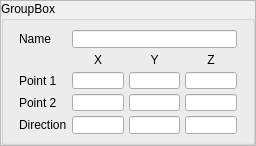
<?xml version="1.0" encoding="UTF-8"?>
<ui version="4.0">
 <class>wplane</class>
 <widget class="QWidget" name="wplane">
  <property name="geometry">
   <rect>
    <x>0</x>
    <y>0</y>
    <width>256</width>
    <height>146</height>
   </rect>
  </property>
  <property name="sizePolicy">
   <sizepolicy hsizetype="Preferred" vsizetype="Fixed">
    <horstretch>0</horstretch>
    <verstretch>0</verstretch>
   </sizepolicy>
  </property>
  <property name="minimumSize">
   <size>
    <width>0</width>
    <height>146</height>
   </size>
  </property>
  <property name="maximumSize">
   <size>
    <width>16777215</width>
    <height>146</height>
   </size>
  </property>
  <property name="windowTitle">
   <string>Form</string>
  </property>
  <layout class="QGridLayout" name="gridLayout">
   <property name="leftMargin">
    <number>0</number>
   </property>
   <property name="topMargin">
    <number>0</number>
   </property>
   <property name="rightMargin">
    <number>0</number>
   </property>
   <property name="bottomMargin">
    <number>0</number>
   </property>
   <property name="spacing">
    <number>0</number>
   </property>
   <item row="0" column="0">
    <widget class="QFrame" name="frame">
     <property name="frameShape">
      <enum>QFrame::StyledPanel</enum>
     </property>
     <property name="frameShadow">
      <enum>QFrame::Raised</enum>
     </property>
     <layout class="QGridLayout" name="gridLayout_2">
      <property name="leftMargin">
       <number>0</number>
      </property>
      <property name="topMargin">
       <number>0</number>
      </property>
      <property name="rightMargin">
       <number>0</number>
      </property>
      <property name="bottomMargin">
       <number>0</number>
      </property>
      <property name="spacing">
       <number>0</number>
      </property>
      <item row="0" column="0">
       <widget class="QGroupBox" name="groupBox">
        <property name="title">
         <string>GroupBox</string>
        </property>
        <layout class="QGridLayout" name="gridLayout_4">
         <property name="leftMargin">
          <number>6</number>
         </property>
         <property name="topMargin">
          <number>6</number>
         </property>
         <property name="rightMargin">
          <number>6</number>
         </property>
         <property name="bottomMargin">
          <number>6</number>
         </property>
         <item row="0" column="0">
          <layout class="QGridLayout" name="gridLayout_3">
           <property name="sizeConstraint">
            <enum>QLayout::SetDefaultConstraint</enum>
           </property>
           <property name="leftMargin">
            <number>9</number>
           </property>
           <property name="topMargin">
            <number>3</number>
           </property>
           <property name="rightMargin">
            <number>9</number>
           </property>
           <property name="bottomMargin">
            <number>3</number>
           </property>
           <property name="spacing">
            <number>5</number>
           </property>
           <item row="0" column="0">
            <widget class="QLabel" name="LName">
             <property name="text">
              <string>Name</string>
             </property>
            </widget>
           </item>
           <item row="0" column="1" colspan="3">
            <widget class="QLineEdit" name="LEName">
             <property name="readOnly">
              <bool>true</bool>
             </property>
            </widget>
           </item>
           <item row="1" column="1">
            <widget class="QLabel" name="LX">
             <property name="sizePolicy">
              <sizepolicy hsizetype="Preferred" vsizetype="Fixed">
               <horstretch>0</horstretch>
               <verstretch>0</verstretch>
              </sizepolicy>
             </property>
             <property name="text">
              <string>X</string>
             </property>
             <property name="alignment">
              <set>Qt::AlignCenter</set>
             </property>
            </widget>
           </item>
           <item row="1" column="2">
            <widget class="QLabel" name="LY">
             <property name="sizePolicy">
              <sizepolicy hsizetype="Preferred" vsizetype="Fixed">
               <horstretch>0</horstretch>
               <verstretch>0</verstretch>
              </sizepolicy>
             </property>
             <property name="text">
              <string>Y</string>
             </property>
             <property name="alignment">
              <set>Qt::AlignCenter</set>
             </property>
            </widget>
           </item>
           <item row="1" column="3">
            <widget class="QLabel" name="LZ">
             <property name="sizePolicy">
              <sizepolicy hsizetype="Preferred" vsizetype="Fixed">
               <horstretch>0</horstretch>
               <verstretch>0</verstretch>
              </sizepolicy>
             </property>
             <property name="text">
              <string>Z</string>
             </property>
             <property name="alignment">
              <set>Qt::AlignCenter</set>
             </property>
            </widget>
           </item>
           <item row="2" column="0">
            <widget class="QLabel" name="LPoint1">
             <property name="text">
              <string>Point 1</string>
             </property>
            </widget>
           </item>
           <item row="2" column="1">
            <widget class="QLineEdit" name="LEP1X">
             <property name="readOnly">
              <bool>true</bool>
             </property>
            </widget>
           </item>
           <item row="2" column="2">
            <widget class="QLineEdit" name="LEP1Y">
             <property name="readOnly">
              <bool>true</bool>
             </property>
            </widget>
           </item>
           <item row="2" column="3">
            <widget class="QLineEdit" name="LEP1Z">
             <property name="readOnly">
              <bool>true</bool>
             </property>
            </widget>
           </item>
           <item row="3" column="0">
            <widget class="QLabel" name="LPoint2">
             <property name="text">
              <string>Point 2</string>
             </property>
            </widget>
           </item>
           <item row="3" column="1">
            <widget class="QLineEdit" name="LEP2X">
             <property name="readOnly">
              <bool>true</bool>
             </property>
            </widget>
           </item>
           <item row="3" column="2">
            <widget class="QLineEdit" name="LEP2Y">
             <property name="readOnly">
              <bool>true</bool>
             </property>
            </widget>
           </item>
           <item row="3" column="3">
            <widget class="QLineEdit" name="LEP2Z">
             <property name="readOnly">
              <bool>true</bool>
             </property>
            </widget>
           </item>
           <item row="4" column="0">
            <widget class="QLabel" name="LSize">
             <property name="text">
              <string>Direction</string>
             </property>
            </widget>
           </item>
           <item row="4" column="1">
            <widget class="QLineEdit" name="LEDIRX">
             <property name="readOnly">
              <bool>true</bool>
             </property>
            </widget>
           </item>
           <item row="4" column="2">
            <widget class="QLineEdit" name="LEDIRY">
             <property name="readOnly">
              <bool>true</bool>
             </property>
            </widget>
           </item>
           <item row="4" column="3">
            <widget class="QLineEdit" name="LEDIRZ">
             <property name="readOnly">
              <bool>true</bool>
             </property>
            </widget>
           </item>
          </layout>
         </item>
        </layout>
       </widget>
      </item>
     </layout>
    </widget>
   </item>
  </layout>
 </widget>
 <resources/>
 <connections/>
</ui>
